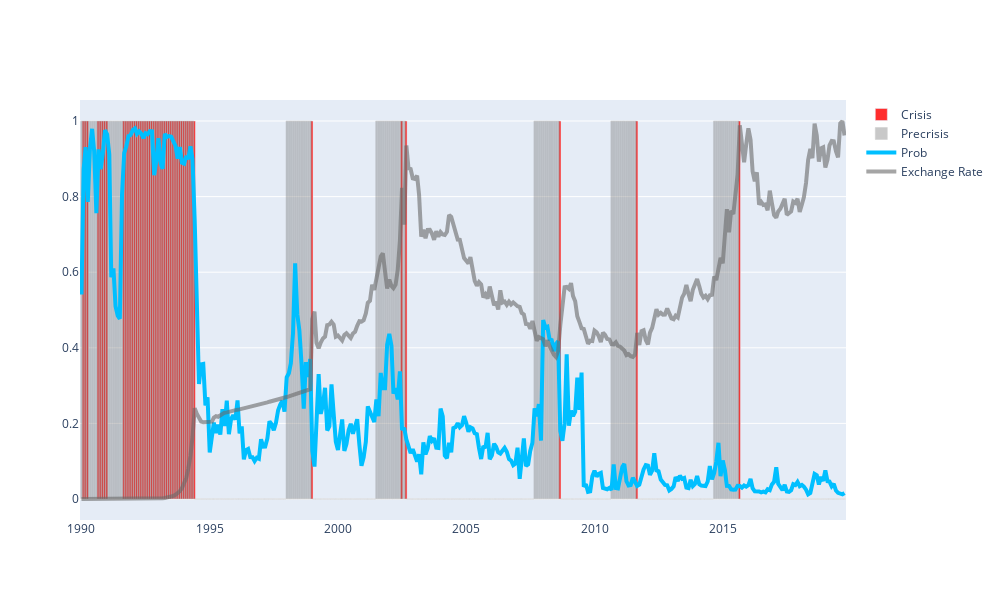

Source (notebook cell):
### Code cell
full_fill2 = full_fill.loc["1990-01-01":"2019-12-31"]
full_fill3 = full_fill2
full_fill2 =  full_fill2[full_fill2.columns.drop(list(full_fill2.filter(regex='Country')))]
columns2 = columns.drop(list(full_fill.filter(regex='Country')))
columns2 = ["inflation", "reserves_gdp", "commodities_growth", "couprisk", "ISO2 Code"]
X =  full_fill2[columns2].groupby("ISO2 Code").diff()

X_lag = full_fill2[columns2].groupby("ISO2 Code").diff().shift(1)
X_lag2 = full_fill2[columns2].groupby("ISO2 Code").diff().shift(2)
X_lag3 = full_fill2[columns2].groupby("ISO2 Code").diff().shift(3)
X_lag4 = full_fill2[columns2].groupby("ISO2 Code").diff().shift(4)
X_lag5 = full_fill2[columns2].groupby("ISO2 Code").diff().shift(5)

X_level = full_fill2[columns2].drop(["ISO2 Code"],1)

X_lag = X_lag.add_suffix('_lag')
X_lag2 = X_lag2.add_suffix('_lag2')
X_lag3 = X_lag3.add_suffix('_lag3')
X_lag4 = X_lag4.add_suffix('_lag4')
X_lag5 = X_lag5.add_suffix('_lag5')

X_level = X_level.add_suffix('_level')




Y = full_fill2['indicator2']
X = pd.concat((X, full_fill3.filter(regex='Country')), axis=1)
X = pd.concat([X, X_lag], axis=1)
#X = pd.concat([X, X_lag2], axis=1)
#X = pd.concat([X, X_lag3], axis=1)
#X = pd.concat([X, X_lag4], axis=1)
#X = pd.concat([X, X_lag5], axis=1)
X = pd.concat([X, X_level], axis=1)

X = X.fillna(X.mean())

#X = X.groupby('ISO2 Code_level').transform(lambda x: (x - x.mean()) / x.std())

from sklearn.preprocessing import MinMaxScaler
scaler = MinMaxScaler()
scaler.fit(X)
X = pd.DataFrame(scaler.transform(X), columns=X.columns, index = X.index)


X_train = X.loc["1990-01-01":"2009-12-31"]
X_test = X.loc["2010-01-01":"2019-12-31"]

Y_train = Y.loc["1990-01-01":"2009-12-31"]
Y_test = Y.loc["2010-01-01":"2019-12-31"]

X3 = X 
y_pred = clf.predict(X3)
y_prob = clf.predict_proba(X3)[:,1]
#confusion_matrix(Y_test, y_pred)

X3["pred"] = y_prob
X3["precrisis"] = Y

currency = full2
currency = currency.set_index(["ISO2 Code"], append = True)
currency = currency["ENDE_XDC_USD_RATE"]
X3["iso"] = full_fill["ISO2 Code"]
X3.set_index(["iso"], inplace = True, append = True)
X3 = pd.concat([X3, currency], axis = 1)

crisis = full_fill
crisis = crisis.set_index(["ISO2 Code"], append = True)
crisis = crisis["dummy"]
X3 = pd.concat([X3, crisis], axis = 1)


X2 = X3[X3["Country_BR"] > 0]
X2["ENDE_XDC_USD_RATE"] = (X2["ENDE_XDC_USD_RATE"])/np.nanmax(X2["ENDE_XDC_USD_RATE"])
cycle, trend = sm.tsa.filters.hpfilter(X2["pred"], lamb=5)
X2["hp"] = trend
#X2.plot(y= ["dummy","pred", "ENDE_XDC_USD_RATE"], linewidth=5, figsize=(15,15))




import plotly.express as px
import plotly.graph_objects as go

X2.reset_index(inplace = True)

fig = go.Figure()



fig.add_trace(go.Bar(x=X2["year"],
                y=X2["dummy"],
                name='Crisis',
                marker_color='rgb(264, 45, 45)',
                width = 2678400000
                    ))

fig.add_trace(go.Bar(x=X2["year"],
                y=X2["precrisis"],
                name='Precrisis',
                marker_color='rgb(120, 120, 120)',
                marker_line_color = 'rgb(128, 128, 128)',
                opacity = 0.4,
                width = 2678400000
                    ))
                
fig.add_trace(go.Scatter(
                x=X2["year"],
                y=X2['pred'],
                name="Prob",
                line_color='deepskyblue',
                opacity=1,
                line=dict(color='deepskyblue', width=4
                              )))

fig.add_trace(go.Scatter(
                x=X2["year"],
                y=X2["ENDE_XDC_USD_RATE"],
                name="Exchange Rate",
                line_color='dimgray',
                opacity=0.6,
                line=dict(color='firebrick', width=4)))


fig.update_layout(
    autosize=False,
    width=1000,
    height=600)

### Figure 1 — Plotly figure (JSON) as saved in the notebook; plotly's stock layout.template omitted (floating-point values rounded to 4 significant figures; data arrays with more than 128 entries replaced by an {"elided": "..."} marker saying what was removed)
{"data": [{"marker": {"color": "rgb(264, 45, 45)"}, "name": "Crisis", "type": "bar", "width": 2678400000, "x": {"elided": "358 str values"}, "y": {"elided": "358 int values"}}, {"marker": {"color": "rgb(120, 120, 120)", "line": {"color": "rgb(128, 128, 128)"}}, "name": "Precrisis", "opacity": 0.4, "type": "bar", "width": 2678400000, "x": {"elided": "358 str values"}, "y": {"elided": "358 int values"}}, {"line": {"color": "deepskyblue", "width": 4}, "name": "Prob", "opacity": 1, "type": "scatter", "x": {"elided": "358 str values"}, "y": {"elided": "358 float values"}}, {"line": {"color": "dimgray", "width": 4}, "name": "Exchange Rate", "opacity": 0.6, "type": "scatter", "x": {"elided": "358 str values"}, "y": {"elided": "358 float values"}}], "layout": {"autosize": false, "height": 600, "width": 1000}}
